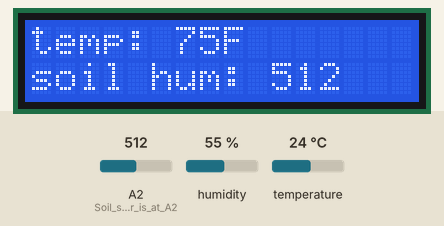
A sketch run on a simulated Arduino Uno, built with avr-gcc and run on an emulated ATmega328P. On the bench: 16×2 character LCD. The inputs (shaded band) are chosen by the test bench; at power-on: temperature 24 °C, A2 (Soil_sensor_is_at_A2) = 512, humidity 55 %. What the sketch prints to the serial monitor is not drawn.

Above: at 3.2 s.
3.3 s: temperature set to 12 °C
At 6.7 s:
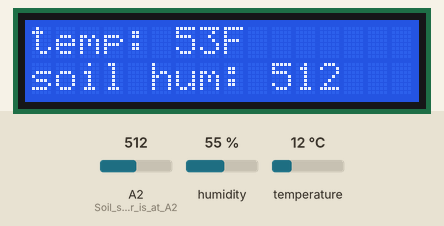
7.1 s: A2 (Soil_sensor_is_at_A2) set to 716
At 12.3 s:
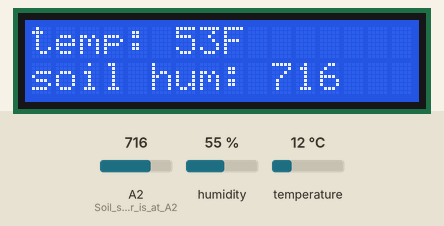
12.6 s: temperature set to 19 °C
At 18.0 s:
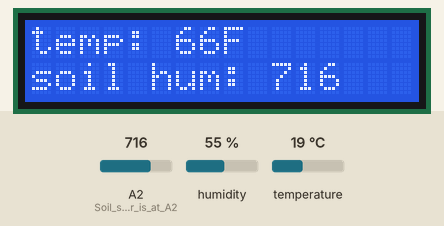
18.3 s: A2 (Soil_sensor_is_at_A2) set to 900
At 23.7 s:
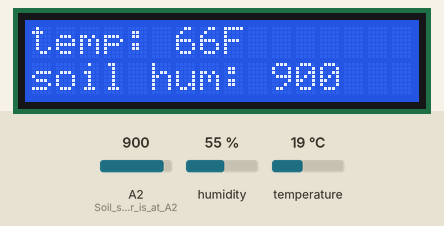
24.0 s: temperature set to 28 °C
At 29.4 s:
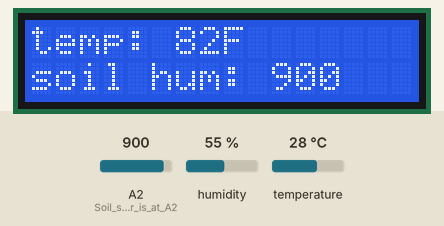
29.7 s: A2 (Soil_sensor_is_at_A2) set to 1023
At 35.2 s:
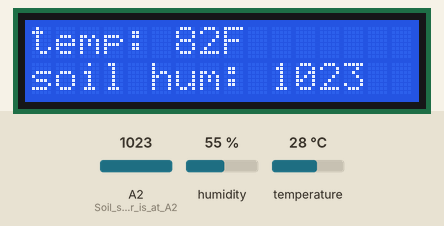
Timing chart, 0 to 36.4 s (numbered marks = the images above; inputs shaded):
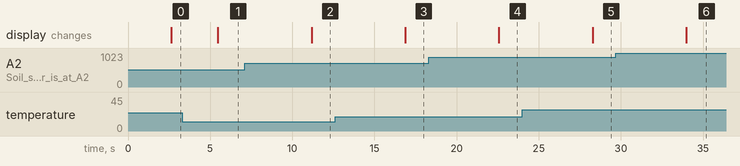

The sketch:

greenhouse.ino
```cpp
#include <DHT.h>;
#include <LiquidCrystal_I2C.h>
#include <Wire.h>
volatile int value;
LiquidCrystal_I2C
    mylcd(0x27, 16,
          2); // set the LCD address to 0x27 for a16 chars and 2 line display

// Constants
int dht22 = A0;
#define DHTTYPE DHT11    // DHT 22  (AM2302)
DHT dht(dht22, DHTTYPE); //// Initialize DHT sensor for normal 16mhz Arduino

// Variables
int chk;
float hum; // Stores humidity value
float greenhouse_temp;
int greenhouse_tempF; // Stores temperature value

void setup() {
  Serial.begin(9600);
  value = 0;
  pinMode(A2, INPUT); // Soil sensor is at A2, the mode is input
  dht.begin();
  mylcd.init();
  mylcd.backlight();  // Light up the backlight
  mylcd.clear();      // Clear the screen
  Serial.begin(9600); // Set the serial port baud rate to 9600
}

void loop() {
  // Read data and store it to variables hum and temp
  delay(500); // Delay 0.5S
  value = analogRead(A2);
  hum = dht.readHumidity();
  greenhouse_temp = dht.readTemperature();
  greenhouse_tempF = greenhouse_temp * 1.8 + 32;
  // Print temp and humidity values to serial monitor
  Serial.print("greenhouse_hum=");
  Serial.print(hum);
  Serial.print(",greenhouse_temp=");
  Serial.print(greenhouse_temp);
  Serial.print(",greenhouse_soil_hum=");
  Serial.print(value);
  Serial.print("\n");
  delay(2000); // Delay 2 sec.

  mylcd.clear(); // clear screen
  mylcd.setCursor(0, 0);
  mylcd.print("temp:"); //
  mylcd.setCursor(6, 0);
  mylcd.print(greenhouse_tempF);
  mylcd.setCursor(8, 0);
  mylcd.print("F");
  mylcd.setCursor(0, 1);
  mylcd.print("soil hum:");
  mylcd.setCursor(10, 1);
  mylcd.print(value); // LCD screen print dry soil
  delay(300);         // Delay 0.3S
}
```

Measured:
- after the input at 3.3 s, the display: changes after 2.2 s (image 1)
- after the input at 7.1 s, the display: changes after 4.1 s (image 2)
- after the input at 12.6 s, the display: changes after 4.3 s (image 3)
- after the input at 18.3 s, the display: changes after 4.3 s (image 4)
- after the input at 24.0 s, the display: changes after 4.3 s (image 5)
- after the input at 29.7 s, the display: changes after 4.3 s (image 6)
